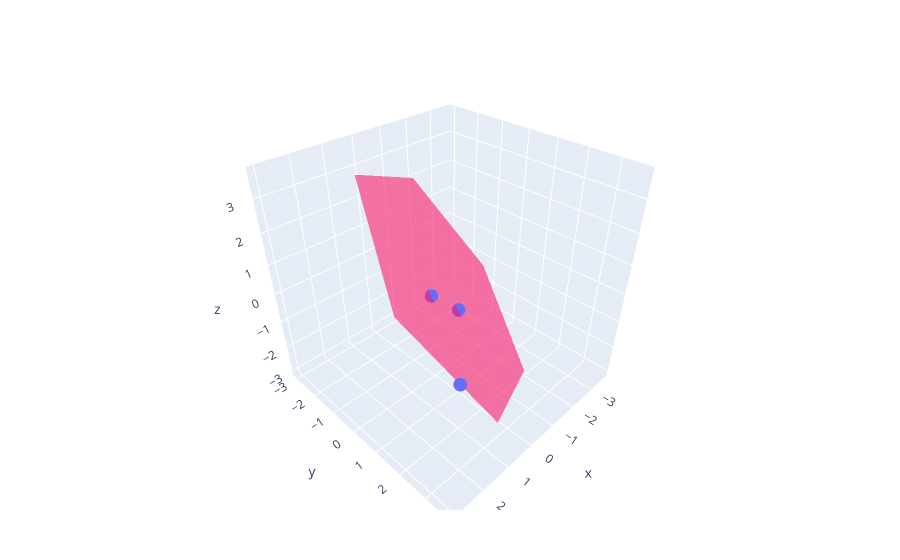

The cell this chart's notebook holds for it:
### Code cell
function plotplane(Π::MultiVector,
        planelengthfactor=1;
        color="rgba(244,22,100,0.6)",
        kwargs...)
    
    weight = norm(n∞ ⨼ (no ⨼ Π))
    A = n∞ ⨼ (no ⨼ Π)/weight
    n = edual(A)

    d_vec = getblades((no ⨼ Π) / Π)
    d = F(d_vec)

    δ = norm(d_vec)
    pts = [
        translate(d, planelengthfactor* point(1,0,0)),
        translate(d, planelengthfactor* point(0,1,0)),
        translate(d, planelengthfactor* point(0,0,1)),
        translate(d, planelengthfactor* point(-1,0,0)),
        translate(d, planelengthfactor* point(0,-1,0)),
        translate(d, planelengthfactor* point(0,0,-1)),
    ]
    
    # Project points into plane Π
    pts = [(p ⨼ Π)/Π for p in pts]
    
    x = [i.e1 for i in pts]
    y = [i.e2 for i in pts]
    z = [i.e3 for i in pts]
    
    mesh3d(x=x,y=y,z=z;color=color, kwargs...)
end

m = plotplane(Π, 5)

s = plotpoint([p,q,r])

plot([s,m])

### Figure 1 — Plotly figure (JSON) as saved in the notebook; plotly's stock layout.template omitted (floating-point values rounded to 4 significant figures)
{"data": [{"mode": "markers", "type": "scatter3d", "x": [0, 2, 1], "y": [1, 3, 1], "z": [0, 0, 1]}, {"color": "rgba(244,22,100,0.6)", "type": "mesh3d", "x": [3.0, 1.333, 1.333, -3.667, -2.0, -2.0], "y": [2.0, 3.667, -1.333, -1.333, -3.0, 2.0], "z": [2.0, -1.333, 3.667, -1.333, 2.0, -3.0]}], "layout": {"autosize": true, "margin": {"b": 50, "l": 50, "r": 50, "t": 60}, "scene": {"aspectmode": "auto", "aspectratio": {"x": 1.0, "y": 1, "z": 1}}}}
